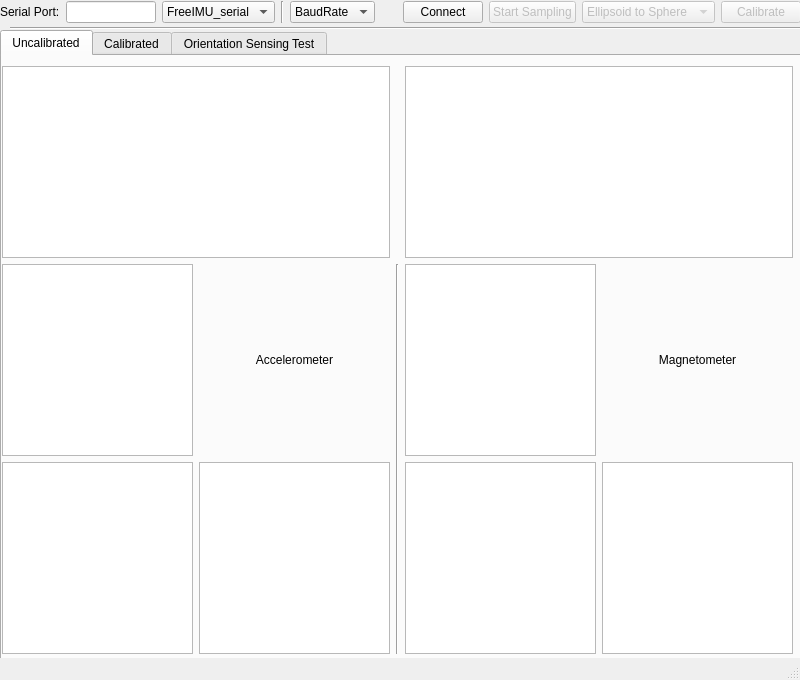
<?xml version="1.0" encoding="UTF-8"?>
<ui version="4.0">
 <class>FreeIMUCal</class>
 <widget class="QMainWindow" name="FreeIMUCal">
  <property name="geometry">
   <rect>
    <x>0</x>
    <y>0</y>
    <width>800</width>
    <height>680</height>
   </rect>
  </property>
  <property name="sizePolicy">
   <sizepolicy hsizetype="Fixed" vsizetype="Fixed">
    <horstretch>0</horstretch>
    <verstretch>0</verstretch>
   </sizepolicy>
  </property>
  <property name="minimumSize">
   <size>
    <width>800</width>
    <height>600</height>
   </size>
  </property>
  <property name="maximumSize">
   <size>
    <width>800</width>
    <height>680</height>
   </size>
  </property>
  <property name="windowTitle">
   <string>FreeIMU Calibration Application</string>
  </property>
  <property name="documentMode">
   <bool>false</bool>
  </property>
  <widget class="QWidget" name="centralwidget">
   <property name="sizePolicy">
    <sizepolicy hsizetype="Maximum" vsizetype="Maximum">
     <horstretch>0</horstretch>
     <verstretch>0</verstretch>
    </sizepolicy>
   </property>
   <widget class="Line" name="line">
    <property name="geometry">
     <rect>
      <x>10</x>
      <y>20</y>
      <width>791</width>
      <height>16</height>
     </rect>
    </property>
    <property name="orientation">
     <enum>Qt::Horizontal</enum>
    </property>
   </widget>
   <widget class="QWidget" name="gridLayoutWidget">
    <property name="geometry">
     <rect>
      <x>0</x>
      <y>0</y>
      <width>801</width>
      <height>25</height>
     </rect>
    </property>
    <layout class="QGridLayout" name="gridLayout" rowstretch="0">
     <property name="sizeConstraint">
      <enum>QLayout::SetDefaultConstraint</enum>
     </property>
     <item row="0" column="4">
      <widget class="Line" name="line_2">
       <property name="orientation">
        <enum>Qt::Vertical</enum>
       </property>
      </widget>
     </item>
     <item row="0" column="11">
      <widget class="QPushButton" name="calibrateButton">
       <property name="enabled">
        <bool>false</bool>
       </property>
       <property name="toolTip">
        <string>Run calibration algorithm over the data collected</string>
       </property>
       <property name="text">
        <string>Calibrate</string>
       </property>
      </widget>
     </item>
     <item row="0" column="9">
      <widget class="QPushButton" name="samplingToggleButton">
       <property name="enabled">
        <bool>false</bool>
       </property>
       <property name="toolTip">
        <string>Toggle Start/Stop sampling of sensor data from the IMU</string>
       </property>
       <property name="text">
        <string>Start Sampling</string>
       </property>
       <property name="autoDefault">
        <bool>false</bool>
       </property>
       <property name="default">
        <bool>false</bool>
       </property>
       <property name="flat">
        <bool>false</bool>
       </property>
      </widget>
     </item>
     <item row="0" column="1">
      <widget class="QLineEdit" name="serialPortEdit"/>
     </item>
     <item row="0" column="10">
      <widget class="QComboBox" name="calAlgorithmComboBox">
       <property name="enabled">
        <bool>false</bool>
       </property>
       <property name="toolTip">
        <string>&lt;html&gt;&lt;head/&gt;&lt;body&gt;&lt;p&gt;Calibration Algorithm used.&lt;/p&gt;&lt;/body&gt;&lt;/html&gt;</string>
       </property>
       <item>
        <property name="text">
         <string>Ellipsoid to Sphere</string>
        </property>
       </item>
      </widget>
     </item>
     <item row="0" column="0">
      <widget class="QLabel" name="label">
       <property name="text">
        <string>Serial Port:</string>
       </property>
      </widget>
     </item>
     <item row="0" column="7">
      <spacer name="horizontalSpacer">
       <property name="orientation">
        <enum>Qt::Horizontal</enum>
       </property>
       <property name="sizeHint" stdset="0">
        <size>
         <width>40</width>
         <height>20</height>
        </size>
       </property>
      </spacer>
     </item>
     <item row="0" column="2">
      <widget class="QComboBox" name="serialProtocol">
       <property name="enabled">
        <bool>true</bool>
       </property>
       <property name="toolTip">
        <string>Serial Protocol to Communicate with IMU</string>
       </property>
       <item>
        <property name="text">
         <string>FreeIMU_serial</string>
        </property>
       </item>
      </widget>
     </item>
     <item row="0" column="8">
      <widget class="QPushButton" name="connectButton">
       <property name="toolTip">
        <string>Connect or Disconnect from the Arduino</string>
       </property>
       <property name="text">
        <string>Connect</string>
       </property>
      </widget>
     </item>
     <item row="0" column="5">
      <widget class="QComboBox" name="SerialBaud">
       <property name="toolTip">
        <string>Baud rate to Connect to MCU</string>
       </property>
       <item>
        <property name="text">
         <string>BaudRate</string>
        </property>
       </item>
       <item>
        <property name="text">
         <string>115200</string>
        </property>
       </item>
       <item>
        <property name="text">
         <string>57600</string>
        </property>
       </item>
       <item>
        <property name="text">
         <string>38400</string>
        </property>
       </item>
       <item>
        <property name="text">
         <string>19200</string>
        </property>
       </item>
       <item>
        <property name="text">
         <string>9600</string>
        </property>
       </item>
       <item>
        <property name="text">
         <string>4800</string>
        </property>
       </item>
      </widget>
     </item>
    </layout>
   </widget>
   <widget class="QTabWidget" name="tabWidget">
    <property name="geometry">
     <rect>
      <x>0</x>
      <y>30</y>
      <width>801</width>
      <height>631</height>
     </rect>
    </property>
    <property name="currentIndex">
     <number>0</number>
    </property>
    <widget class="QWidget" name="uncalibratedTab">
     <attribute name="title">
      <string>Uncalibrated</string>
     </attribute>
     <widget class="QWidget" name="gridLayoutWidget_4">
      <property name="geometry">
       <rect>
        <x>0</x>
        <y>10</y>
        <width>791</width>
        <height>588</height>
       </rect>
      </property>
      <layout class="QGridLayout" name="gridLayout_4" rowstretch="0,0">
       <property name="sizeConstraint">
        <enum>QLayout::SetMaximumSize</enum>
       </property>
       <item row="1" column="0">
        <layout class="QGridLayout" name="gridLayout_5">
         <item row="0" column="1">
          <widget class="QLabel" name="label_2">
           <property name="text">
            <string>Accelerometer</string>
           </property>
           <property name="alignment">
            <set>Qt::AlignCenter</set>
           </property>
          </widget>
         </item>
         <item row="1" column="0">
          <widget class="PlotWidget" name="accYZ">
           <property name="sizePolicy">
            <sizepolicy hsizetype="Expanding" vsizetype="Expanding">
             <horstretch>0</horstretch>
             <verstretch>1</verstretch>
            </sizepolicy>
           </property>
          </widget>
         </item>
         <item row="1" column="1">
          <widget class="PlotWidget" name="accZX">
           <property name="sizePolicy">
            <sizepolicy hsizetype="Expanding" vsizetype="Expanding">
             <horstretch>0</horstretch>
             <verstretch>1</verstretch>
            </sizepolicy>
           </property>
          </widget>
         </item>
         <item row="0" column="0">
          <widget class="PlotWidget" name="accXY">
           <property name="sizePolicy">
            <sizepolicy hsizetype="Expanding" vsizetype="Expanding">
             <horstretch>0</horstretch>
             <verstretch>1</verstretch>
            </sizepolicy>
           </property>
          </widget>
         </item>
        </layout>
       </item>
       <item row="1" column="2">
        <layout class="QGridLayout" name="gridLayout_3" columnstretch="0,0">
         <property name="sizeConstraint">
          <enum>QLayout::SetFixedSize</enum>
         </property>
         <item row="0" column="0">
          <widget class="PlotWidget" name="magnXY">
           <property name="sizePolicy">
            <sizepolicy hsizetype="Expanding" vsizetype="Expanding">
             <horstretch>0</horstretch>
             <verstretch>1</verstretch>
            </sizepolicy>
           </property>
          </widget>
         </item>
         <item row="1" column="0">
          <widget class="PlotWidget" name="magnYZ">
           <property name="sizePolicy">
            <sizepolicy hsizetype="Expanding" vsizetype="Expanding">
             <horstretch>0</horstretch>
             <verstretch>1</verstretch>
            </sizepolicy>
           </property>
          </widget>
         </item>
         <item row="1" column="1">
          <widget class="PlotWidget" name="magnZX">
           <property name="sizePolicy">
            <sizepolicy hsizetype="Expanding" vsizetype="Expanding">
             <horstretch>0</horstretch>
             <verstretch>1</verstretch>
            </sizepolicy>
           </property>
          </widget>
         </item>
         <item row="0" column="1">
          <widget class="QLabel" name="label_3">
           <property name="text">
            <string>Magnetometer</string>
           </property>
           <property name="alignment">
            <set>Qt::AlignCenter</set>
           </property>
          </widget>
         </item>
        </layout>
       </item>
       <item row="0" column="2">
        <widget class="GLViewWidget" name="magn3D">
         <property name="sizePolicy">
          <sizepolicy hsizetype="Expanding" vsizetype="Expanding">
           <horstretch>0</horstretch>
           <verstretch>0</verstretch>
          </sizepolicy>
         </property>
        </widget>
       </item>
       <item row="0" column="0">
        <widget class="GLViewWidget" name="acc3D">
         <property name="sizePolicy">
          <sizepolicy hsizetype="Minimum" vsizetype="Expanding">
           <horstretch>0</horstretch>
           <verstretch>0</verstretch>
          </sizepolicy>
         </property>
        </widget>
       </item>
       <item row="1" column="1">
        <widget class="Line" name="line_3">
         <property name="lineWidth">
          <number>1</number>
         </property>
         <property name="orientation">
          <enum>Qt::Vertical</enum>
         </property>
        </widget>
       </item>
      </layout>
     </widget>
    </widget>
    <widget class="QWidget" name="calibratedTab">
     <attribute name="title">
      <string>Calibrated</string>
     </attribute>
     <widget class="QWidget" name="horizontalLayoutWidget">
      <property name="geometry">
       <rect>
        <x>0</x>
        <y>380</y>
        <width>791</width>
        <height>181</height>
       </rect>
      </property>
      <layout class="QHBoxLayout" name="horizontalLayout">
       <item>
        <widget class="QGroupBox" name="groupBox">
         <property name="title">
          <string>Accelerometer</string>
         </property>
         <property name="alignment">
          <set>Qt::AlignLeading|Qt::AlignLeft|Qt::AlignVCenter</set>
         </property>
         <property name="flat">
          <bool>false</bool>
         </property>
         <property name="checkable">
          <bool>false</bool>
         </property>
         <widget class="QWidget" name="layoutWidget">
          <property name="geometry">
           <rect>
            <x>10</x>
            <y>20</y>
            <width>381</width>
            <height>154</height>
           </rect>
          </property>
          <layout class="QFormLayout" name="formLayout_3">
           <property name="sizeConstraint">
            <enum>QLayout::SetNoConstraint</enum>
           </property>
           <property name="fieldGrowthPolicy">
            <enum>QFormLayout::ExpandingFieldsGrow</enum>
           </property>
           <property name="labelAlignment">
            <set>Qt::AlignLeading|Qt::AlignLeft|Qt::AlignVCenter</set>
           </property>
           <item row="0" column="0">
            <widget class="QLabel" name="label_14">
             <property name="text">
              <string>Offset X</string>
             </property>
            </widget>
           </item>
           <item row="0" column="1">
            <widget class="QLineEdit" name="calRes_acc_OSx"/>
           </item>
           <item row="1" column="0">
            <widget class="QLabel" name="label_15">
             <property name="text">
              <string>Offset Y</string>
             </property>
            </widget>
           </item>
           <item row="1" column="1">
            <widget class="QLineEdit" name="calRes_acc_OSy">
             <property name="sizePolicy">
              <sizepolicy hsizetype="Expanding" vsizetype="Expanding">
               <horstretch>0</horstretch>
               <verstretch>0</verstretch>
              </sizepolicy>
             </property>
            </widget>
           </item>
           <item row="2" column="0">
            <widget class="QLabel" name="label_16">
             <property name="text">
              <string>Offset Z</string>
             </property>
            </widget>
           </item>
           <item row="2" column="1">
            <widget class="QLineEdit" name="calRes_acc_OSz"/>
           </item>
           <item row="3" column="0">
            <widget class="QLabel" name="label_17">
             <property name="text">
              <string>Scale X</string>
             </property>
            </widget>
           </item>
           <item row="3" column="1">
            <widget class="QLineEdit" name="calRes_acc_SCx"/>
           </item>
           <item row="4" column="0">
            <widget class="QLabel" name="label_18">
             <property name="text">
              <string>Scale Y</string>
             </property>
            </widget>
           </item>
           <item row="4" column="1">
            <widget class="QLineEdit" name="calRes_acc_SCy"/>
           </item>
           <item row="5" column="0">
            <widget class="QLabel" name="label_19">
             <property name="text">
              <string>Scale Z</string>
             </property>
            </widget>
           </item>
           <item row="5" column="1">
            <widget class="QLineEdit" name="calRes_acc_SCz"/>
           </item>
          </layout>
         </widget>
        </widget>
       </item>
       <item>
        <widget class="QGroupBox" name="groupBox_2">
         <property name="title">
          <string>Magnetometer</string>
         </property>
         <widget class="QWidget" name="layoutWidget_2">
          <property name="geometry">
           <rect>
            <x>10</x>
            <y>20</y>
            <width>381</width>
            <height>154</height>
           </rect>
          </property>
          <layout class="QFormLayout" name="formLayout_5">
           <property name="sizeConstraint">
            <enum>QLayout::SetNoConstraint</enum>
           </property>
           <property name="fieldGrowthPolicy">
            <enum>QFormLayout::ExpandingFieldsGrow</enum>
           </property>
           <property name="labelAlignment">
            <set>Qt::AlignLeading|Qt::AlignLeft|Qt::AlignVCenter</set>
           </property>
           <item row="0" column="0">
            <widget class="QLabel" name="label_27">
             <property name="text">
              <string>Offset X</string>
             </property>
            </widget>
           </item>
           <item row="0" column="1">
            <widget class="QLineEdit" name="calRes_magn_OSx"/>
           </item>
           <item row="1" column="0">
            <widget class="QLabel" name="label_28">
             <property name="text">
              <string>Offset Y</string>
             </property>
            </widget>
           </item>
           <item row="1" column="1">
            <widget class="QLineEdit" name="calRes_magn_OSy">
             <property name="sizePolicy">
              <sizepolicy hsizetype="Expanding" vsizetype="Expanding">
               <horstretch>0</horstretch>
               <verstretch>0</verstretch>
              </sizepolicy>
             </property>
            </widget>
           </item>
           <item row="2" column="0">
            <widget class="QLabel" name="label_29">
             <property name="text">
              <string>Offset Z</string>
             </property>
            </widget>
           </item>
           <item row="2" column="1">
            <widget class="QLineEdit" name="calRes_magn_OSz"/>
           </item>
           <item row="3" column="0">
            <widget class="QLabel" name="label_30">
             <property name="text">
              <string>Scale X</string>
             </property>
            </widget>
           </item>
           <item row="3" column="1">
            <widget class="QLineEdit" name="calRes_magn_SCx"/>
           </item>
           <item row="4" column="0">
            <widget class="QLabel" name="label_31">
             <property name="text">
              <string>Scale Y</string>
             </property>
            </widget>
           </item>
           <item row="4" column="1">
            <widget class="QLineEdit" name="calRes_magn_SCy"/>
           </item>
           <item row="5" column="0">
            <widget class="QLabel" name="label_32">
             <property name="text">
              <string>Scale Z</string>
             </property>
            </widget>
           </item>
           <item row="5" column="1">
            <widget class="QLineEdit" name="calRes_magn_SCz"/>
           </item>
          </layout>
         </widget>
        </widget>
       </item>
      </layout>
     </widget>
     <widget class="QWidget" name="horizontalLayoutWidget_2">
      <property name="geometry">
       <rect>
        <x>488</x>
        <y>560</y>
        <width>301</width>
        <height>31</height>
       </rect>
      </property>
      <layout class="QHBoxLayout" name="horizontalLayout_2">
       <item>
        <widget class="QPushButton" name="saveCalibrationEEPROMButton">
         <property name="enabled">
          <bool>false</bool>
         </property>
         <property name="toolTip">
          <string>Store the calibration parameters to the microcontroller EEPROM</string>
         </property>
         <property name="text">
          <string>Save to EEPROM</string>
         </property>
        </widget>
       </item>
       <item>
        <widget class="QPushButton" name="saveCalibrationHeaderButton">
         <property name="enabled">
          <bool>false</bool>
         </property>
         <property name="toolTip">
          <string>Store the calibration parameters in an header .h file. When such header is active the EEPROM calibration storage code is disabled thus saving program and data memory.</string>
         </property>
         <property name="text">
          <string>Save to calibration.h</string>
         </property>
        </widget>
       </item>
      </layout>
     </widget>
     <widget class="QWidget" name="horizontalLayoutWidget_3">
      <property name="geometry">
       <rect>
        <x>0</x>
        <y>0</y>
        <width>791</width>
        <height>381</height>
       </rect>
      </property>
      <layout class="QHBoxLayout" name="horizontalLayout_3">
       <item>
        <widget class="QTabWidget" name="tabWidget_2">
         <property name="tabPosition">
          <enum>QTabWidget::South</enum>
         </property>
         <property name="tabShape">
          <enum>QTabWidget::Rounded</enum>
         </property>
         <property name="currentIndex">
          <number>0</number>
         </property>
         <property name="usesScrollButtons">
          <bool>true</bool>
         </property>
         <property name="documentMode">
          <bool>false</bool>
         </property>
         <property name="tabsClosable">
          <bool>false</bool>
         </property>
         <property name="movable">
          <bool>false</bool>
         </property>
         <widget class="QWidget" name="tab">
          <attribute name="title">
           <string>Acc XY</string>
          </attribute>
          <widget class="PlotWidget" name="accXY_cal">
           <property name="geometry">
            <rect>
             <x>0</x>
             <y>0</y>
             <width>781</width>
             <height>351</height>
            </rect>
           </property>
           <property name="sizePolicy">
            <sizepolicy hsizetype="Expanding" vsizetype="Expanding">
             <horstretch>0</horstretch>
             <verstretch>1</verstretch>
            </sizepolicy>
           </property>
          </widget>
         </widget>
         <widget class="QWidget" name="tab_4">
          <attribute name="title">
           <string>Acc YZ</string>
          </attribute>
          <widget class="PlotWidget" name="accYZ_cal">
           <property name="geometry">
            <rect>
             <x>0</x>
             <y>0</y>
             <width>781</width>
             <height>351</height>
            </rect>
           </property>
           <property name="sizePolicy">
            <sizepolicy hsizetype="Expanding" vsizetype="Expanding">
             <horstretch>0</horstretch>
             <verstretch>1</verstretch>
            </sizepolicy>
           </property>
          </widget>
         </widget>
         <widget class="QWidget" name="tab_3">
          <attribute name="title">
           <string>Acc ZX</string>
          </attribute>
          <widget class="PlotWidget" name="accZX_cal">
           <property name="geometry">
            <rect>
             <x>0</x>
             <y>0</y>
             <width>781</width>
             <height>351</height>
            </rect>
           </property>
           <property name="sizePolicy">
            <sizepolicy hsizetype="Expanding" vsizetype="Expanding">
             <horstretch>0</horstretch>
             <verstretch>1</verstretch>
            </sizepolicy>
           </property>
          </widget>
         </widget>
         <widget class="QWidget" name="tab_7">
          <attribute name="title">
           <string>Acc 3D</string>
          </attribute>
          <widget class="GLViewWidget" name="acc3D_cal">
           <property name="geometry">
            <rect>
             <x>0</x>
             <y>0</y>
             <width>389</width>
             <height>351</height>
            </rect>
           </property>
           <property name="sizePolicy">
            <sizepolicy hsizetype="Minimum" vsizetype="Expanding">
             <horstretch>0</horstretch>
             <verstretch>0</verstretch>
            </sizepolicy>
           </property>
          </widget>
         </widget>
        </widget>
       </item>
       <item>
        <widget class="QTabWidget" name="tabWidget_3">
         <property name="tabPosition">
          <enum>QTabWidget::South</enum>
         </property>
         <property name="tabShape">
          <enum>QTabWidget::Rounded</enum>
         </property>
         <property name="currentIndex">
          <number>0</number>
         </property>
         <property name="usesScrollButtons">
          <bool>true</bool>
         </property>
         <property name="documentMode">
          <bool>false</bool>
         </property>
         <property name="tabsClosable">
          <bool>false</bool>
         </property>
         <property name="movable">
          <bool>false</bool>
         </property>
         <widget class="QWidget" name="tab_2">
          <attribute name="title">
           <string>Magn XY</string>
          </attribute>
          <widget class="PlotWidget" name="magnXY_cal">
           <property name="geometry">
            <rect>
             <x>0</x>
             <y>0</y>
             <width>781</width>
             <height>351</height>
            </rect>
           </property>
           <property name="sizePolicy">
            <sizepolicy hsizetype="Expanding" vsizetype="Expanding">
             <horstretch>0</horstretch>
             <verstretch>1</verstretch>
            </sizepolicy>
           </property>
          </widget>
         </widget>
         <widget class="QWidget" name="tab_5">
          <attribute name="title">
           <string>Magn YZ</string>
          </attribute>
          <widget class="PlotWidget" name="magnYZ_cal">
           <property name="geometry">
            <rect>
             <x>0</x>
             <y>0</y>
             <width>781</width>
             <height>351</height>
            </rect>
           </property>
           <property name="sizePolicy">
            <sizepolicy hsizetype="Expanding" vsizetype="Expanding">
             <horstretch>0</horstretch>
             <verstretch>1</verstretch>
            </sizepolicy>
           </property>
          </widget>
         </widget>
         <widget class="QWidget" name="tab_6">
          <attribute name="title">
           <string>Magn ZX</string>
          </attribute>
          <widget class="PlotWidget" name="magnZX_cal">
           <property name="geometry">
            <rect>
             <x>0</x>
             <y>0</y>
             <width>781</width>
             <height>351</height>
            </rect>
           </property>
           <property name="sizePolicy">
            <sizepolicy hsizetype="Expanding" vsizetype="Expanding">
             <horstretch>0</horstretch>
             <verstretch>1</verstretch>
            </sizepolicy>
           </property>
          </widget>
         </widget>
         <widget class="QWidget" name="tab_8">
          <attribute name="title">
           <string>Magn 3D</string>
          </attribute>
          <widget class="GLViewWidget" name="magn3D_cal">
           <property name="geometry">
            <rect>
             <x>0</x>
             <y>0</y>
             <width>389</width>
             <height>351</height>
            </rect>
           </property>
           <property name="sizePolicy">
            <sizepolicy hsizetype="Minimum" vsizetype="Expanding">
             <horstretch>0</horstretch>
             <verstretch>0</verstretch>
            </sizepolicy>
           </property>
          </widget>
         </widget>
        </widget>
       </item>
      </layout>
     </widget>
     <widget class="QWidget" name="horizontalLayoutWidget_4">
      <property name="geometry">
       <rect>
        <x>0</x>
        <y>560</y>
        <width>161</width>
        <height>31</height>
       </rect>
      </property>
      <layout class="QHBoxLayout" name="horizontalLayout_4">
       <item>
        <widget class="QPushButton" name="clearCalibrationEEPROMButton">
         <property name="enabled">
          <bool>false</bool>
         </property>
         <property name="toolTip">
          <string>&lt;html&gt;&lt;head/&gt;&lt;body&gt;&lt;p&gt;Clear any calibration parameter from the microcontroller EEPROM&lt;/p&gt;&lt;/body&gt;&lt;/html&gt;</string>
         </property>
         <property name="text">
          <string>Clear EEPROM</string>
         </property>
        </widget>
       </item>
      </layout>
     </widget>
    </widget>
    <widget class="QWidget" name="tab_9">
     <attribute name="title">
      <string>Orientation Sensing Test</string>
     </attribute>
     <widget class="QLabel" name="label_4">
      <property name="geometry">
       <rect>
        <x>290</x>
        <y>270</y>
        <width>261</width>
        <height>16</height>
       </rect>
      </property>
      <property name="text">
       <string>To Be Implemented</string>
      </property>
     </widget>
    </widget>
   </widget>
  </widget>
  <widget class="QStatusBar" name="statusbar"/>
 </widget>
 <customwidgets>
  <customwidget>
   <class>PlotWidget</class>
   <extends>QGraphicsView</extends>
   <header>pyqtgraph</header>
  </customwidget>
  <customwidget>
   <class>GLViewWidget</class>
   <extends>QGraphicsView</extends>
   <header>pyqtgraph.opengl</header>
  </customwidget>
 </customwidgets>
 <resources/>
 <connections/>
</ui>
